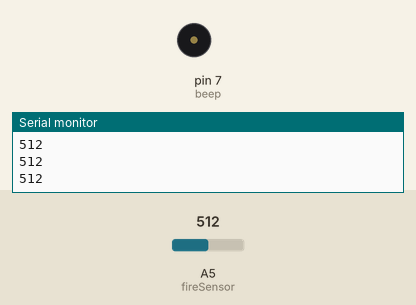
This sketch was run on a simulated Arduino Uno, built with avr-gcc and run on an emulated ATmega328P. On the bench: buzzer (waves = sounding), the last lines printed to the serial monitor. Inputs (shaded band) come from the test bench; at power-on: A5 (fireSensor) = 512.

Above: at 1.2 s.
1.3 s: A5 (fireSensor) set to 587
2.8 s: A5 (fireSensor) set to 608
At 3.3 s:
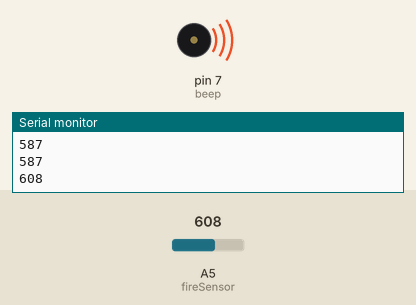
Timing chart, 0 to 10.3 s (numbered marks = the images above; inputs shaded):
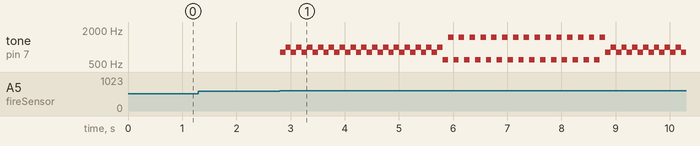

The sketch:

fireAlarm.ino
```cpp
#define beep 7
#define fireSensor A5
void setup() {
  // put your setup code here, to run once:
  Serial.begin(9600);
  pinMode(beep, OUTPUT);
  pinMode(fireSensor, INPUT);
}

void loop() {
  // put your main code here, to run repeatedly:
  int value = analogRead(fireSensor);
  Serial.println(value);
  int i, j;
  if(value >= 600){
    for(j = 0; j < 2; j++){
        for(i = 0;i<15;i++)//输出一个频率的声音
        {
          tone(beep, 800);// frequency is 800 hz per second
          delay(100);//延时1ms
          tone(beep, 1000);
          delay(100);//延时ms
        }
        for(i=0;i<15;i++)//输出另一个频率的声音,这里的100与前面的80一样，用来控制频率，可以自己调节
        {
          tone(beep, 600);
          delay(100);
          tone(beep, 1500);
          delay(100);
        }
      }
    }
  else
    noTone(beep);
}
```

Measured:
- the behaviour switches between 599 and 600 on A5 (fireSensor) (found by bisection; images 0 and 1)
- after the input at 2.8 s, tone on pin 7 (beep): plays 800 Hz for 0.10 s, 1000 Hz for 0.10 s, 800 Hz for 0.10 s, 1000 Hz for 0.10 s, 800 Hz for 0.10 s, 1000 Hz for 0.10 s … (75 notes in this stretch), starting at once
